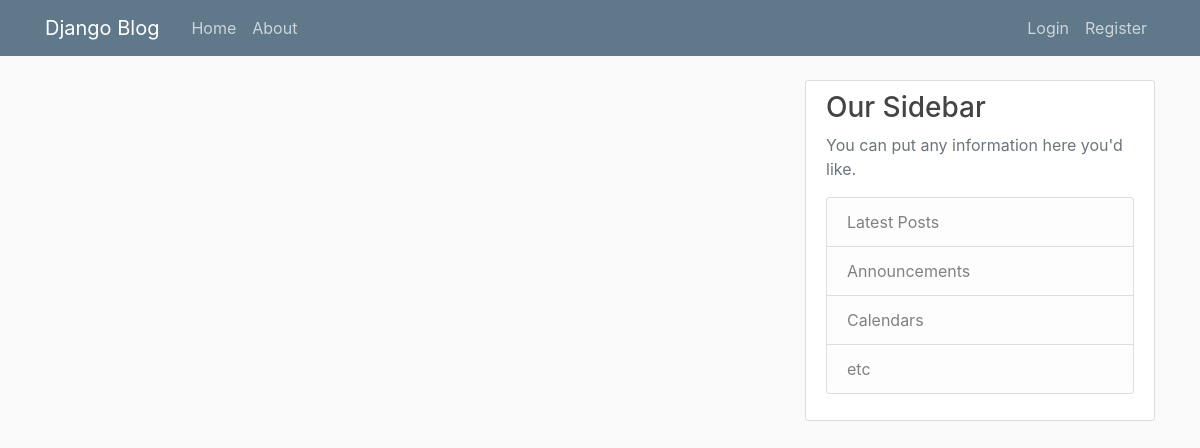
/, run on an earlier commit of the app's database.
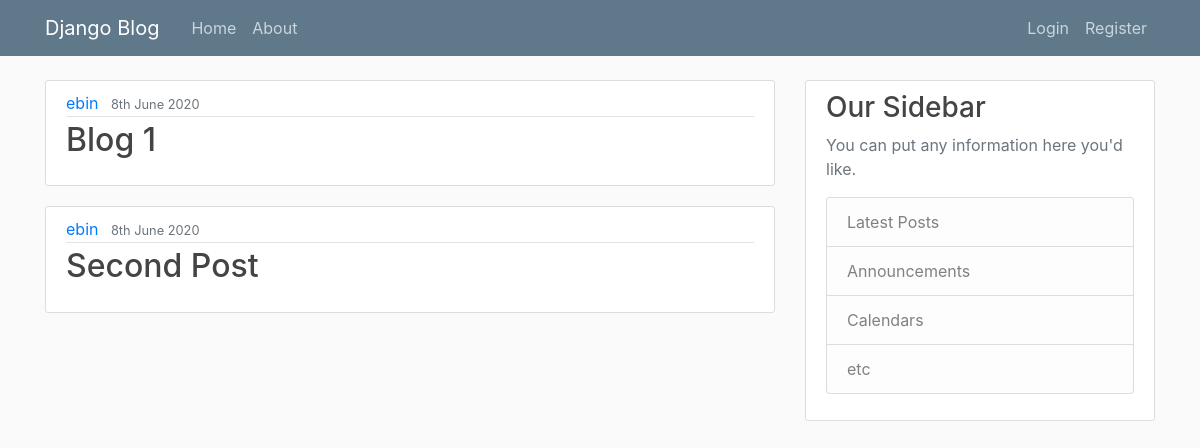
And on a later commit of the database.
### blog/models.py (models this page shows, shortened)
class Post(models.Model):
    title = models.CharField(max_length=100)
    content = models.TextField()
    date_posted = models.DateTimeField(default=timezone.now)
    author = models.ForeignKey(User,on_delete=models.CASCADE)

### blog/views.py (the view)
# urls.py: path('', views.home,name='blog-home'),
def home(request):
    context={
        'posts':Post.objects.all()
    }
    return render(request,'blog/home.html',context)

### blog/templates/blog/home.html (shortened to what this page needs)
{% extends 'blog/base.html' %}
{% block content %}
   {% for post in posts %}
   <article class="media content-section">
    <div class="media-body">
      <div class="article-metadata">
        <a class="mr-2" href="#">{{ post.author }}</a>
        <small class="text-muted">{{ post.date_posted | date:'jS F Y' }}</small>
      </div>
      <h2><a class="article-title" href="#">{{ post.title }}</a></h2>
    </div>
  </article>
   {% endfor %}
{% endblock content %}

### blog/templates/blog/base.html (shortened to what this page needs)
{% load static %}
<!DOCTYPE html>
<html lang="en">
<head>
     <link rel="stylesheet" href="https://stackpath.bootstrapcdn.com/bootstrap/4.5.0/css/bootstrap.min.css">
    <link rel="stylesheet" type= "text/css" href="{% static 'blog/main.css' %}">
</head>
<body>
    <header class="site-header">
        <nav class="navbar navbar-expand-md navbar-dark bg-steel fixed-top">
          <div class="container">
            <a class="navbar-brand mr-4" href="{% url 'blog-home' %}">Django Blog</a>
            <div class="collapse navbar-collapse" id="navbarToggle">
              <div class="navbar-nav mr-auto">
                <a class="nav-item nav-link" href="{% url 'blog-home' %}">Home</a>
                <a class="nav-item nav-link" href="{% url 'blog-About' %}">About</a>
              </div>
              <div class="navbar-nav">
                <a class="nav-item nav-link" href="#">Login</a>
                <a class="nav-item nav-link" href="#">Register</a>
              </div>
            </div>
          </div>
        </nav>
      </header>
      <main role="main" class="container">
        <div class="row">
          <div class="col-md-8">
            {% block content %}{% endblock %}
          </div>
          <div class="col-md-4">
            <div class="content-section">
              <h3>Our Sidebar</h3>
              <p class='text-muted'>You can put any information here you'd like.
                <ul class="list-group">
                  <li class="list-group-item list-group-item-light">Latest Posts</li>
                  <li class="list-group-item list-group-item-light">Announcements</li>
                  <li class="list-group-item list-group-item-light">Calendars</li>
                  <li class="list-group-item list-group-item-light">etc</li>
                </ul>
              </p>
            </div>
          </div>
        </div>
      </main>
</body>
</html>

### blog/static/blog/main.css (style rules this page uses)
body { background: #fafafa; color: #333333; margin-top: 5rem; }
h1, h2, h3, h4, h5, h6 { color: #444444; }
ul { margin: 0; }
.bg-steel { background-color: #5f788a; }
.site-header .navbar-nav .nav-link { color: #cbd5db; }
.content-section { background: #ffffff; padding: 10px 20px; border: 1px solid #dddddd; border-radius: 3px; margin-bottom: 20px; }
.article-title { color: #444444; }
.article-metadata { padding-bottom: 1px; margin-bottom: 4px; border-bottom: 1px solid #e3e3e3 }

What changed in the data, as far as the page shows it:
added Post: author "ebin", date_posted "8th June 2020", title "Blog 1"
added Post: author "ebin", date_posted "8th June 2020", title "Second Post"
